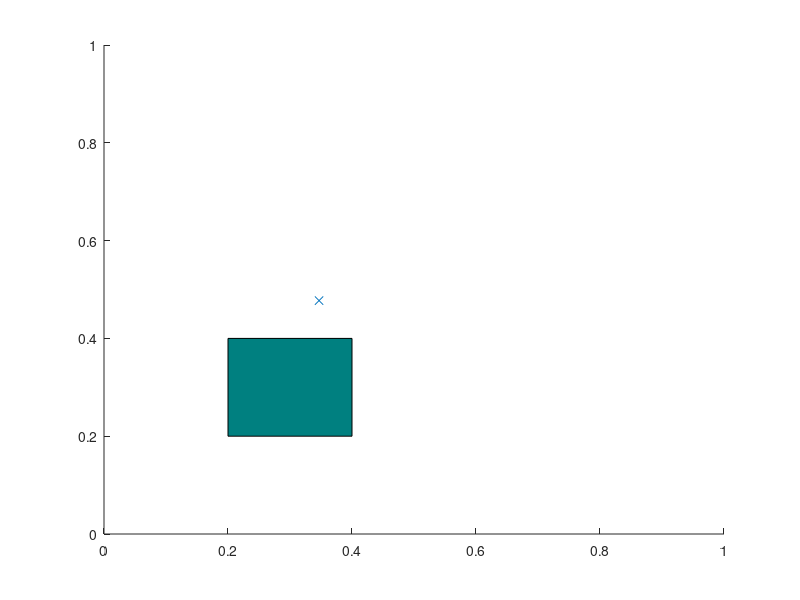

This chart was generated by the following MATLAB code: (Note: this script raises an error after producing the figure.)
% RRT* algorithm in 2D with collision avoidance.
% 
% Author: Sai Vemprala
% 
% nodes:    Contains list of all explored nodes. Each node contains its
%           coordinates, cost to reach and its parent.
% 
% Brief description of algorithm: 
% 1. Pick a random node q_rand.
% 2. Find the closest node q_near from explored nodes to branch out from, towards
%    q_rand.
% 3. Steer from q_near towards q_rand: interpolate if node is too far away, reach
%    q_new. Check that obstacle is not hit.
% 4. Update cost of reaching q_new from q_near, treat it as Cmin. For now,
%    q_near acts as the parent node of q_new.
% 5. From the list of 'visited' nodes, check for nearest neighbors with a 
%    given radius, insert in a list q_nearest.
% 6. In all members of q_nearest, check if q_new can be reached from a
%    different parent node with cost lower than Cmin, and without colliding
%    with the obstacle. Select the node that results in the least cost and 
%    update the parent of q_new.
% 7. Add q_new to node list.
% 8. Continue until maximum number of nodes is reached or goal is hit.

clearvars
close all

x_max = 1;
y_max = 1;
obstacle = [0.2,0.2,.2,.2];
EPS = .05;
numNodes = 5000;        

q_start.coord = [0 0];
q_start.cost = 0;
q_start.parent = 0;
q_goal.coord = [1 1];
q_goal.cost = 0;

nodes(1) = q_start;
figure(1)
axis([0 x_max 0 y_max])
rectangle('Position',obstacle(1,:),'FaceColor',[0 .5 .5])
% rectangle('Position',obstacle(2,:),'FaceColor',[0 .5 .5])

hold on

for i = 1:1:numNodes
    q_rand = [(rand(1)*x_max) (rand(1)*y_max)];
    plot(q_rand(1), q_rand(2), 'x', 'Color',  [0 0.4470 0.7410])
    
    % Break if goal node is already reached
    for j = 1:1:length(nodes)
        if nodes(j).coord == q_goal.coord
            break
        end
    end
    
    % Pick the closest node from existing list to branch out from
    ndist = [];
    for j = 1:1:length(nodes)
        n = nodes(j);
        tmp = dist(n.coord, q_rand);
        ndist = [ndist tmp];
    end
    [val, idx] = min(ndist);
    q_near = nodes(idx);
    
    q_new.coord = steer(q_rand, q_near.coord, val, EPS);
    if noCollision(q_rand, q_near.coord, obstacle)
        line([q_near.coord(1), q_new.coord(1)], [q_near.coord(2), q_new.coord(2)], 'Color', 'k', 'LineWidth', 2);
        drawnow
        hold on
        q_new.cost = dist(q_new.coord, q_near.coord) + q_near.cost;
        
        % Within a radius of r, find all existing nodes
        q_nearest = [];
        r = 60;
        neighbor_count = 1;
        for j = 1:1:length(nodes)
            if noCollision(nodes(j).coord, q_new.coord, obstacle) && dist(nodes(j).coord, q_new.coord) <= r
                q_nearest(neighbor_count).coord = nodes(j).coord;
                q_nearest(neighbor_count).cost = nodes(j).cost;
                neighbor_count = neighbor_count+1;
            end
        end
        
        % Initialize cost to currently known value
        q_min = q_near;
        C_min = q_new.cost;
        
        % Iterate through all nearest neighbors to find alternate lower
        % cost paths
        
        for k = 1:1:length(q_nearest)
            if noCollision(q_nearest(k).coord, q_new.coord, obstacle) && q_nearest(k).cost + dist(q_nearest(k).coord, q_new.coord) < C_min
                q_min = q_nearest(k);
                C_min = q_nearest(k).cost + dist(q_nearest(k).coord, q_new.coord);
                line([q_min.coord(1), q_new.coord(1)], [q_min.coord(2), q_new.coord(2)], 'Color', 'g');                
                hold on
            end
        end
        
        % Update parent to least cost-from node
        for j = 1:1:length(nodes)
            if nodes(j).coord == q_min.coord
                q_new.parent = j;
            end
        end
        
        % Append to nodes
        nodes = [nodes q_new];
    end
end

D = [];
for j = 1:1:length(nodes)
    tmpdist = dist(nodes(j).coord, q_goal.coord);
    D = [D tmpdist];
end

% Search backwards from goal to start to find the optimal least cost path
[val, idx] = min(D);
q_final = nodes(idx);
q_goal.parent = idx;
q_end = q_goal;
nodes = [nodes q_goal];
% Q = cell(2);
i =  0 ;
% Wp = nodes(q_end.parent)
while q_end.parent ~= 0
    start = q_end.parent;
    line([q_end.coord(1), nodes(start).coord(1)], [q_end.coord(2), nodes(start).coord(2)], 'Color', 'r', 'LineWidth', 2);
    hold on
%     Q = q_end
    q_end = nodes(start);
    i = i+1;
end
Wp = zeros(i,2);
q_end = q_goal;
nodes = [nodes q_goal];
k=0;
while q_end.parent ~= 0
    k = k+1;
    start = q_end.parent;
%     Q = q_end
    q_end = nodes(start);
    Wp(k,:) = q_end.coord;
end